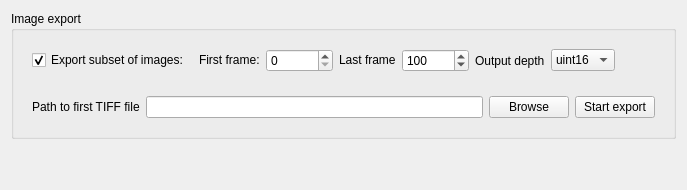
         <widget class="QWidget" name="tab_4">
          <attribute name="title">
           <string>Export individual images</string>
          </attribute>
          <layout class="QVBoxLayout" name="verticalLayout_3">
           <item>
            <widget class="QGroupBox" name="groupBox_2">
             <property name="title">
              <string>Image export</string>
             </property>
             <layout class="QGridLayout" name="gridLayout">
              <item row="2" column="0">
               <widget class="QWidget" name="widget_4" native="true">
                <layout class="QHBoxLayout" name="horizontalLayout_8">
                 <item>
                  <widget class="QCheckBox" name="checkBox_9">
                   <property name="text">
                    <string>Export subset of images: </string>
                   </property>
                   <property name="checked">
                    <bool>true</bool>
                   </property>
                  </widget>
                 </item>
                 <item>
                  <widget class="QLabel" name="label_10">
                   <property name="sizePolicy">
                    <sizepolicy hsizetype="Maximum" vsizetype="Maximum">
                     <horstretch>0</horstretch>
                     <verstretch>0</verstretch>
                    </sizepolicy>
                   </property>
                   <property name="text">
                    <string>First frame:</string>
                   </property>
                  </widget>
                 </item>
                 <item>
                  <widget class="QSpinBox" name="spinBox_5">
                   <property name="sizePolicy">
                    <sizepolicy hsizetype="Maximum" vsizetype="Fixed">
                     <horstretch>0</horstretch>
                     <verstretch>0</verstretch>
                    </sizepolicy>
                   </property>
                   <property name="maximum">
                    <number>1000000000</number>
                   </property>
                  </widget>
                 </item>
                 <item>
                  <widget class="QLabel" name="label_11">
                   <property name="sizePolicy">
                    <sizepolicy hsizetype="Maximum" vsizetype="Maximum">
                     <horstretch>0</horstretch>
                     <verstretch>0</verstretch>
                    </sizepolicy>
                   </property>
                   <property name="text">
                    <string>Last frame</string>
                   </property>
                  </widget>
                 </item>
                 <item>
                  <widget class="QSpinBox" name="spinBox_4">
                   <property name="sizePolicy">
                    <sizepolicy hsizetype="Maximum" vsizetype="Maximum">
                     <horstretch>0</horstretch>
                     <verstretch>0</verstretch>
                    </sizepolicy>
                   </property>
                   <property name="maximum">
                    <number>1000000000</number>
                   </property>
                   <property name="value">
                    <number>100</number>
                   </property>
                  </widget>
                 </item>
                 <item>
                  <widget class="QLabel" name="label_13">
                   <property name="sizePolicy">
                    <sizepolicy hsizetype="Maximum" vsizetype="Preferred">
                     <horstretch>0</horstretch>
                     <verstretch>0</verstretch>
                    </sizepolicy>
                   </property>
                   <property name="text">
                    <string>Output depth</string>
                   </property>
                  </widget>
                 </item>
                 <item>
                  <widget class="QComboBox" name="comboBox_2">
                   <item>
                    <property name="text">
                     <string>uint16</string>
                    </property>
                   </item>
                   <item>
                    <property name="text">
                     <string>uint8</string>
                    </property>
                   </item>
                  </widget>
                 </item>
                 <item>
                  <spacer name="horizontalSpacer_8">
                   <property name="orientation">
                    <enum>Qt::Horizontal</enum>
                   </property>
                   <property name="sizeHint" stdset="0">
                    <size>
                     <width>40</width>
                     <height>20</height>
                    </size>
                   </property>
                  </spacer>
                 </item>
                </layout>
               </widget>
              </item>
              <item row="3" column="0">
               <widget class="QWidget" name="widget_13" native="true">
                <layout class="QHBoxLayout" name="horizontalLayout_14">
                 <item>
                  <widget class="QLabel" name="label_29">
                   <property name="text">
                    <string>Path to first TIFF file</string>
                   </property>
                  </widget>
                 </item>
                 <item>
                  <widget class="QLineEdit" name="lineEdit_9">
                   <property name="readOnly">
                    <bool>true</bool>
                   </property>
                  </widget>
                 </item>
                 <item>
                  <widget class="QPushButton" name="pushButton_12">
                   <property name="text">
                    <string>Browse</string>
                   </property>
                  </widget>
                 </item>
                 <item>
                  <widget class="QPushButton" name="pushButton_11">
                   <property name="toolTip">
                    <string>&lt;html&gt;&lt;head/&gt;&lt;body&gt;&lt;p&gt;Select a folder where the selected frames will be exported to as tiff&lt;/p&gt;&lt;/body&gt;&lt;/html&gt;</string>
                   </property>
                   <property name="text">
                    <string>Start export</string>
                   </property>
                  </widget>
                 </item>
                </layout>
               </widget>
              </item>
             </layout>
            </widget>
           </item>
           <item>
            <spacer name="verticalSpacer_5">
             <property name="orientation">
              <enum>Qt::Vertical</enum>
             </property>
             <property name="sizeHint" stdset="0">
              <size>
               <width>20</width>
               <height>40</height>
              </size>
             </property>
            </spacer>
           </item>
          </layout>
         </widget>
